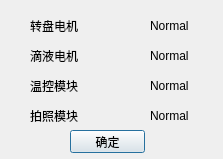
<?xml version="1.0" encoding="UTF-8"?>
<ui version="4.0">
 <class>MyDialog</class>
 <widget class="QDialog" name="MyDialog">
  <property name="geometry">
   <rect>
    <x>0</x>
    <y>0</y>
    <width>223</width>
    <height>159</height>
   </rect>
  </property>
  <property name="windowTitle">
   <string>自检</string>
  </property>
  <property name="windowIcon">
   <iconset>
    <normaloff>../../../a.ico</normaloff>../../../a.ico</iconset>
  </property>
  <widget class="QPushButton" name="pushButton">
   <property name="geometry">
    <rect>
     <x>70</x>
     <y>130</y>
     <width>75</width>
     <height>23</height>
    </rect>
   </property>
   <property name="text">
    <string>确定</string>
   </property>
  </widget>
  <widget class="QLabel" name="label">
   <property name="geometry">
    <rect>
     <x>30</x>
     <y>20</y>
     <width>54</width>
     <height>12</height>
    </rect>
   </property>
   <property name="text">
    <string>转盘电机</string>
   </property>
  </widget>
  <widget class="QLabel" name="label_2">
   <property name="geometry">
    <rect>
     <x>30</x>
     <y>50</y>
     <width>54</width>
     <height>12</height>
    </rect>
   </property>
   <property name="text">
    <string>滴液电机</string>
   </property>
  </widget>
  <widget class="QLabel" name="label_3">
   <property name="geometry">
    <rect>
     <x>30</x>
     <y>80</y>
     <width>54</width>
     <height>12</height>
    </rect>
   </property>
   <property name="text">
    <string>温控模块</string>
   </property>
  </widget>
  <widget class="QLabel" name="label_4">
   <property name="geometry">
    <rect>
     <x>30</x>
     <y>110</y>
     <width>54</width>
     <height>12</height>
    </rect>
   </property>
   <property name="text">
    <string>拍照模块</string>
   </property>
  </widget>
  <widget class="QLabel" name="label_5">
   <property name="geometry">
    <rect>
     <x>150</x>
     <y>20</y>
     <width>54</width>
     <height>12</height>
    </rect>
   </property>
   <property name="text">
    <string>Normal</string>
   </property>
  </widget>
  <widget class="QLabel" name="label_6">
   <property name="geometry">
    <rect>
     <x>150</x>
     <y>50</y>
     <width>54</width>
     <height>12</height>
    </rect>
   </property>
   <property name="text">
    <string>Normal</string>
   </property>
  </widget>
  <widget class="QLabel" name="label_7">
   <property name="geometry">
    <rect>
     <x>150</x>
     <y>80</y>
     <width>54</width>
     <height>12</height>
    </rect>
   </property>
   <property name="text">
    <string>Normal</string>
   </property>
  </widget>
  <widget class="QLabel" name="label_8">
   <property name="geometry">
    <rect>
     <x>150</x>
     <y>110</y>
     <width>54</width>
     <height>12</height>
    </rect>
   </property>
   <property name="text">
    <string>Normal</string>
   </property>
  </widget>
 </widget>
 <layoutdefault spacing="6" margin="11"/>
 <resources/>
 <connections>
  <connection>
   <sender>pushButton</sender>
   <signal>clicked()</signal>
   <receiver>MyDialog</receiver>
   <slot>close()</slot>
   <hints>
    <hint type="sourcelabel">
     <x>198</x>
     <y>222</y>
    </hint>
    <hint type="destinationlabel">
     <x>199</x>
     <y>260</y>
    </hint>
   </hints>
  </connection>
 </connections>
</ui>
